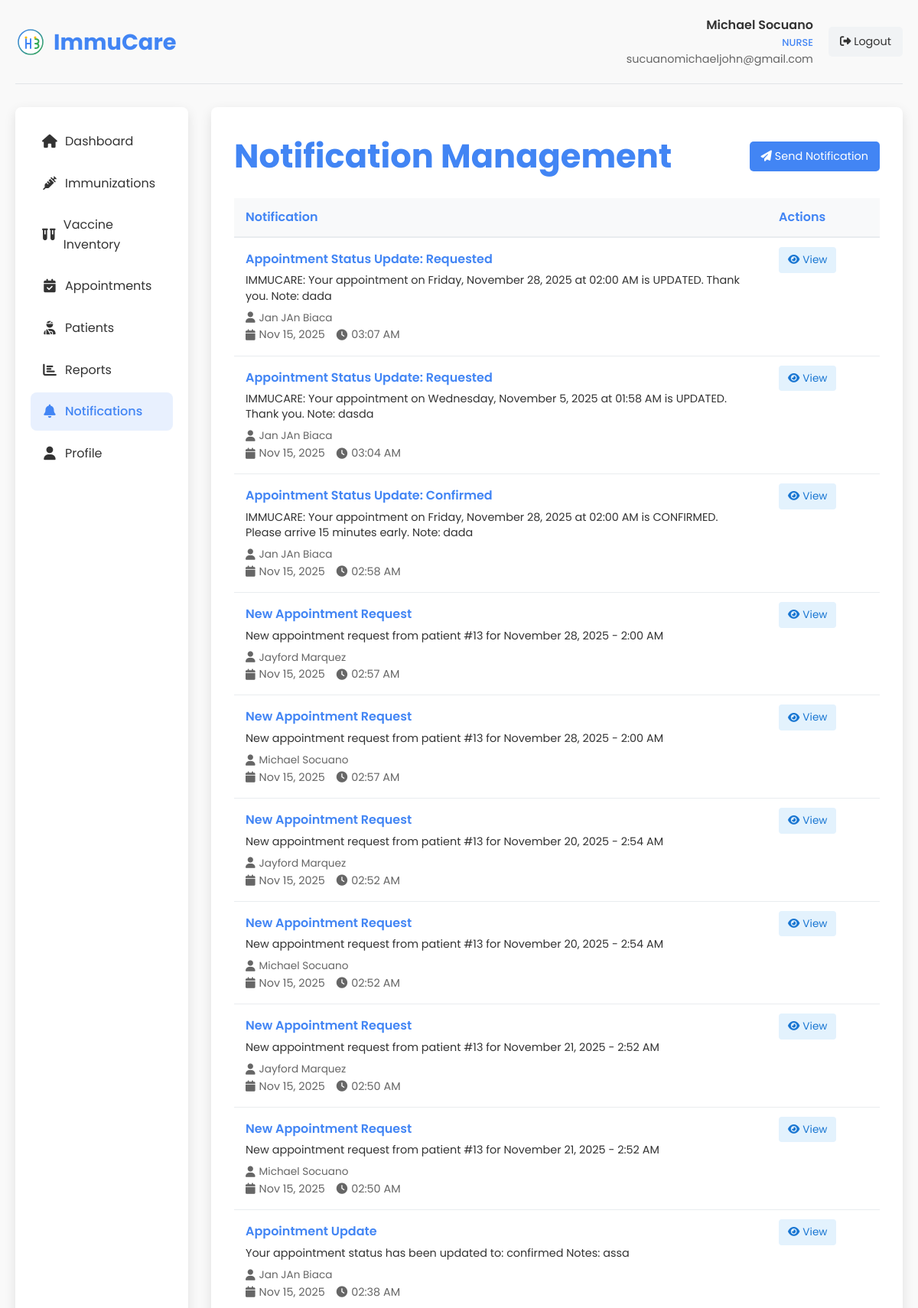
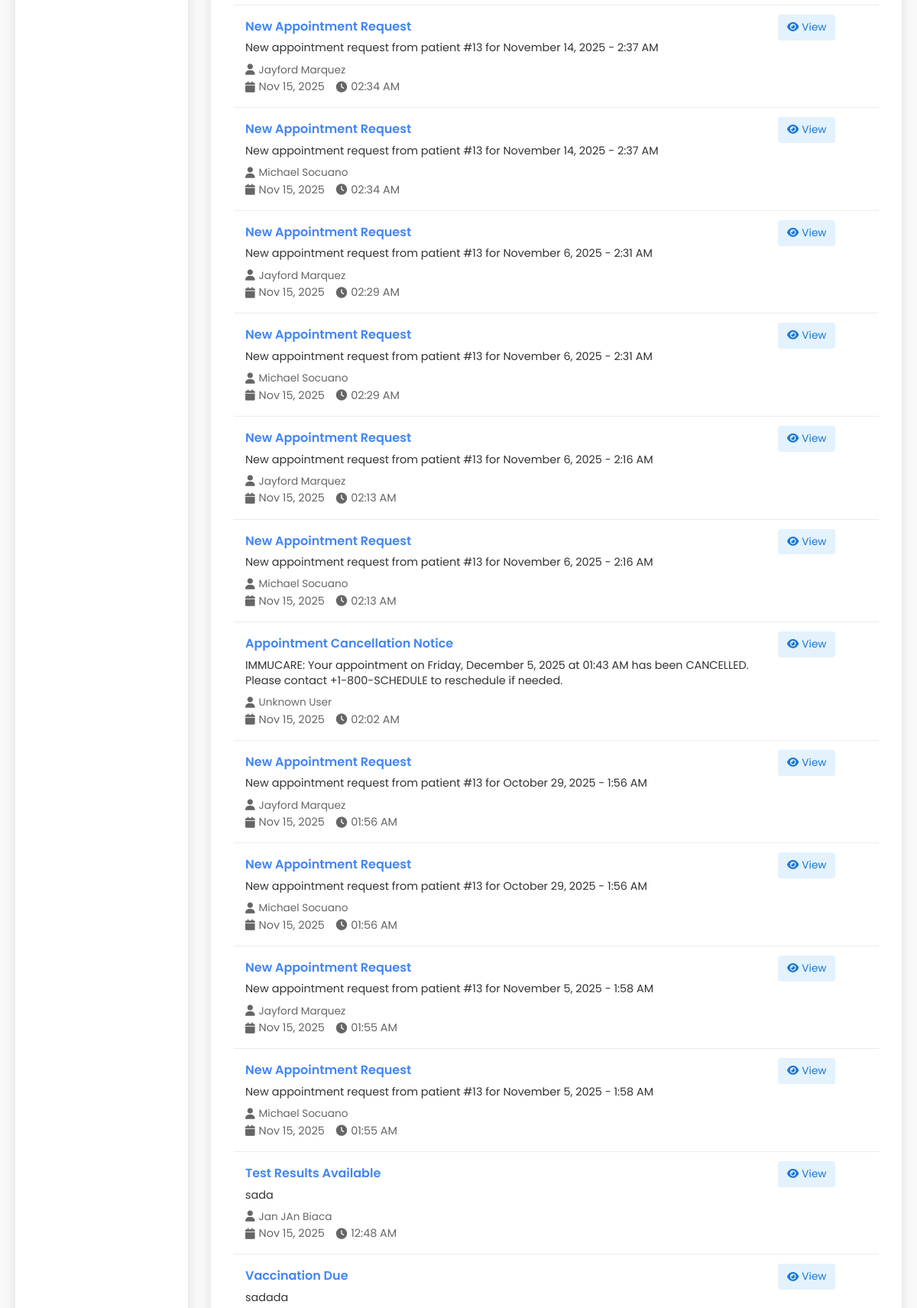
Screenshot of /nurse_notifications.php (signed in, upper part) with the database file from the repository (2 pictures, top to bottom).
### tables this page shows
CREATE TABLE `notifications` (
  `id` int(11) NOT NULL,
  `user_id` int(11) NOT NULL,
  `title` varchar(100) NOT NULL,
  `message` text NOT NULL,
  `type` enum('email','sms','system') NOT NULL,
  `is_read` tinyint(1) DEFAULT 0,
  `sent_at` datetime DEFAULT NULL,
  `created_at` datetime NOT NULL,
  `updated_at` timestamp NOT NULL DEFAULT current_timestamp() ON UPDATE current_timestamp()
);

CREATE TABLE `users` (
  `id` int(11) NOT NULL,
  `role_id` int(11) NOT NULL DEFAULT 4,
  `user_type` enum('admin','midwife','nurse','patient') NOT NULL DEFAULT 'patient',
  `name` varchar(100) NOT NULL,
  `email` varchar(100) NOT NULL,
  `phone` varchar(20) NOT NULL,
  `password` varchar(255) NOT NULL,
  `otp` varchar(6) DEFAULT NULL,
  `otp_expiry` datetime DEFAULT NULL,
  `is_active` tinyint(1) DEFAULT 1,
  `last_login` datetime NOT NULL,
  `created_at` datetime NOT NULL,
  `updated_at` timestamp NOT NULL DEFAULT current_timestamp() ON UPDATE current_timestamp()
);

### nurse_notifications.php (the view, shortened to what the rows shown need)
<?php
$nurse_id = $_SESSION['user_id'];
$grouped_users = [
    'patient' => [],
    'midwife' => [],
    'nurse' => []
];
$conn = new mysqli(DB_HOST, DB_USER, DB_PASS, DB_NAME);
try {
    $users_query = "
        SELECT
            u.id,
            u.name,
            u.user_type,
            CASE
                WHEN u.user_type = 'patient' THEN CONCAT(COALESCE(p.first_name, ''), ' ', COALESCE(p.last_name, ''))
                ELSE u.name
            END as display_name
        FROM users u
        LEFT JOIN patients p ON u.id = p.user_id
        WHERE u.id != ?
        AND u.user_type IN ('patient')
        AND u.is_active = 1
        ORDER BY u.user_type, display_name";
    if ($users_stmt = $conn->prepare($users_query)) {
        $users_stmt->bind_param("i", $nurse_id);
        $users_stmt->execute();
        $users_result = $users_stmt->get_result();
        while ($user = $users_result->fetch_assoc()) {
            if (isset($grouped_users[$user['user_type']])) {
                $grouped_users[$user['user_type']][] = $user;
            }
        }
    } else {
        throw new Exception("Failed to prepare user query: " . $conn->error);
    }
} catch (Exception $e) {
    error_log("Error fetching users: " . $e->getMessage());
    $grouped_users = [
        'patient' => [],
        'midwife' => [],
        'nurse' => []
    ];
}
$action = isset($_GET['action']) ? $_GET['action'] : '';
$notifications_query = "SELECT n.*, u.name as user_name, u.email as user_email
                       FROM notifications n
                       LEFT JOIN users u ON n.user_id = u.id
                       ORDER BY n.created_at DESC
                       LIMIT 50";
$notifications_result = $conn->query($notifications_query);
?>
<!DOCTYPE html>
<html lang="en">
<head>
    <link rel="stylesheet" href="styles.css">
    <link rel="stylesheet" href="https://cdnjs.cloudflare.com/ajax/libs/font-awesome/6.4.0/css/all.min.css">
</head>
<body>
    <div class="dashboard-container">
        <div class="dashboard-header">
            <div class="dashboard-logo">
                <h1>ImmuCare</h1>
            </div>
        </div>
        <div class="dashboard-content">
            <div class="main-content">
                <div class="page-title">
                    <h2><?php echo $action == 'send' ? 'Send Notification' : 'Notification Management'; ?></h2>
                </div>
                <?php if ($action == 'send'): ?>
                    <div class="notification-form">
                        <form method="POST" action="?action=send" class="notification-form">
                            <input type="hidden" name="form_token" value="<?php echo htmlspecialchars($_SESSION['notification_form_token']); ?>">
                            <div class="form-section">
                                <div class="form-section-title">
                                    <i class="fas fa-envelope"></i> Notification Details
                                </div>
                                <div class="form-grid">
                                    <div class="form-group">
                                        <label for="title_type">Notification Type</label>
                                        <select id="title_type" name="title_type" onchange="toggleCustomTitle()" required>
                                            <option value="">-- Select Type --</option>
                                            <option value="Appointment Reminder">Appointment Reminder</option>
                                            <option value="Vaccination Due">Vaccination Due</option>
                                            <option value="Health Check Reminder">Health Check Reminder</option>
                                            <option value="Test Results Available">Test Results Available</option>
                                            <option value="Medication Reminder">Medication Reminder</option>
                                            <option value="Schedule Change">Schedule Change</option>
                                            <option value="custom">Custom Title...</option>
                                        </select>
                                    </div>
                                    <div class="form-group" id="custom_title_group" style="display: none;">
                                        <label for="title">Custom Title</label>
                                        <input type="text" id="title" name="title" placeholder="Enter custom title">
                                    </div>
                                    <div class="form-group">
                                        <label for="notification_type">Delivery Method</label>
                                        <select id="notification_type" name="notification_type" required>
                                            <option value="">-- Select Method --</option>
                                            <option value="email">Email Only</option>
                                            <option value="sms">SMS Only</option>
                                            <option value="email_sms">Email & SMS</option>
                                            <option value="system">System</option>
                                        </select>
                                        <div class="delivery-info" id="delivery_info" style="display: none;">
                                            <div class="info-icon">
                                                <i class="fas fa-info-circle"></i>
                                            </div>
                                            <div class="info-text"></div>
                                        </div>
                                    </div>
                                </div>
                            </div>
                            <div class="form-section">
                                <div class="form-section-title">
                                    <i class="fas fa-users"></i> Recipients
                                </div>
                                <div class="recipients-container">
                                    <div class="recipient-section">
                                        <div class="recipient-section-title">
                                            <i class="fas fa-layer-group"></i> Select Groups
                                        </div>
                                        <div class="group-list">
                                            <?php $count = getGroupCount('patient', $grouped_users); ?>
                                            <?php if ($count > 0): ?>
                                                <div class="group-checkbox">
                                                    <input type="checkbox" name="recipient_groups[]" value="patient" id="group_patient" onchange="toggleGroup('patient')">
                                                    <label for="group_patient">All Patients <span class="recipient-count"><?php echo $count; ?></span></label>
                                                </div>
                                            <?php endif; ?>
                                        </div>
                                    </div>
                                    <div class="recipient-section">
                                        <div class="recipient-section-title">
                                            <i class="fas fa-user"></i> Select Individual Recipients
                                        </div>
                                        <div class="individual-list">
                                            <?php if (!empty($grouped_users['patient'])): ?>
                                                <div class="recipient-group">
                                                    <h5>
                                                        <span>Patients</span>
                                                        <span class="recipient-count"><?php echo count($grouped_users['patient']); ?></span>
                                                    </h5>
                                                    <div class="recipient-list" id="patient-list">
                                                        <?php foreach ($grouped_users['patient'] as $user): ?>
                                                            <div class="recipient-checkbox" data-name="<?php echo strtolower($user['display_name']); ?>">
                                                                <label>
                                                                    <input type="checkbox" name="recipients[]" value="<?php echo $user['id']; ?>" class="patient-checkbox">
                                                                    <?php echo htmlspecialchars($user['display_name']); ?>
                                                                </label>
                                                            </div>
                                                        <?php endforeach; ?>
                                                    </div>
                                                </div>
                                            <?php endif; ?>
                                        </div>
                                    </div>
                                </div>
                            </div>
                            <div class="form-section">
                                <div class="form-section-title">
                                    <i class="fas fa-comment-alt"></i> Message
                                </div>
                                <div class="form-group">
                                    <textarea id="message" name="message" placeholder="Enter your message here..." required></textarea>
                                </div>
                            </div>
                            <div class="form-buttons">
                                <a href="nurse_notifications.php" class="btn-cancel">Cancel</a>
                                <button type="submit" name="send_notification" class="btn-submit">
                                    <i class="fas fa-paper-plane"></i> Send Notification
                                </button>
                            </div>
                        </form>
                    </div>
                <?php else: ?>
                    <div class="notifications-list">
                        <table class="notifications-table">
                            <thead>
                                <tr>
                                    <th>Notification</th>
                                    <th>Actions</th>
                                </tr>
                            </thead>
                            <tbody>
                                <?php if ($notifications_result->num_rows > 0): ?>
                                    <?php while ($notification = $notifications_result->fetch_assoc()): ?>
                                        <tr>
                                            <td class="notification-content-cell">
                                                <div class="notification-title">
                                                    <?php echo htmlspecialchars($notification['title']); ?>
                                                </div>
                                                <div class="notification-message">
                                                    <?php echo htmlspecialchars($notification['message']); ?>
                                                </div>
                                                <div class="notification-recipient">
                                                    <i class="fas fa-user"></i>
                                                    <?php echo htmlspecialchars($notification['user_name'] ?? 'Unknown User'); ?>
                                                </div>
                                                <div class="notification-meta">
                                                    <span class="meta-item">
                                                        <i class="fas fa-calendar"></i>
                                                        <?php echo date('M d, Y', strtotime($notification['created_at'])); ?>
                                                    </span>
                                                    <span class="meta-item">
                                                        <i class="fas fa-clock"></i>
                                                        <?php echo date('h:i A', strtotime($notification['created_at'])); ?>
                                                    </span>
                                                </div>
                                            </td>
                                            <td>
                                                <div class="action-buttons">
                                                    <a href="#" onclick="viewNotification('<?php echo htmlspecialchars(addslashes($notification['title'])); ?>', '<?php echo htmlspecialchars(addslashes($notification['message'])); ?>'); return false;" class="action-btn btn-view">
                                                        <i class="fas fa-eye"></i> View
                                                    </a>
                                                </div>
                                            </td>
                                        </tr>
                                    <?php endwhile; ?>
                                <?php else: ?>
                                    <tr>
                                        <td colspan="3" style="text-align: center; padding: 30px;">No notifications found.</td>
                                    </tr>
                                <?php endif; ?>
                            </tbody>
                        </table>
                    </div>
                <?php endif; ?>
            </div>
        </div>
    </div>
</body>
</html>

### rows the page displays
notifications: title "Appointment Status Update: Requested", message "IMMUCARE: Your appointment on Friday, November 28, 2025 at 02:00 AM is UPDATED. Thank you. Note: dada", user.name "Jan JAn Biaca", created_at "Nov 15, 2025", created_at "03:07 AM"
notifications: title "Appointment Status Update: Requested", message "IMMUCARE: Your appointment on Wednesday, November 5, 2025 at 01:58 AM is UPDATED. Thank you. Note: dasda", user.name "Jan JAn Biaca", created_at "Nov 15, 2025", created_at "03:04 AM"
notifications: title "Appointment Status Update: Confirmed", message "IMMUCARE: Your appointment on Friday, November 28, 2025 at 02:00 AM is CONFIRMED. Please arrive 15 minutes early. Note: dada", user.name "Jan JAn Biaca", created_at "Nov 15, 2025", created_at "02:58 AM"
notifications: title "New Appointment Request", message "New appointment request from patient #13 for November 28, 2025 - 2:00 AM", user.name "Jayford Marquez", created_at "Nov 15, 2025", created_at "02:57 AM"
notifications: title "New Appointment Request", message "New appointment request from patient #13 for November 28, 2025 - 2:00 AM", user.name "Michael Socuano", created_at "Nov 15, 2025", created_at "02:57 AM"
notifications: title "New Appointment Request", message "New appointment request from patient #13 for November 20, 2025 - 2:54 AM", user.name "Jayford Marquez", created_at "Nov 15, 2025", created_at "02:52 AM"
notifications: title "New Appointment Request", message "New appointment request from patient #13 for November 20, 2025 - 2:54 AM", user.name "Michael Socuano", created_at "Nov 15, 2025", created_at "02:52 AM"
notifications: title "New Appointment Request", message "New appointment request from patient #13 for November 21, 2025 - 2:52 AM", user.name "Jayford Marquez", created_at "Nov 15, 2025", created_at "02:50 AM"
notifications: title "New Appointment Request", message "New appointment request from patient #13 for November 21, 2025 - 2:52 AM", user.name "Michael Socuano", created_at "Nov 15, 2025", created_at "02:50 AM"
notifications: title "Appointment Update", message "Your appointment status has been updated to: confirmed Notes: assa", user.name "Jan JAn Biaca", created_at "Nov 15, 2025", created_at "02:38 AM"
notifications: title "New Appointment Request", message "New appointment request from patient #13 for November 14, 2025 - 2:37 AM", user.name "Jayford Marquez", created_at "Nov 15, 2025", created_at "02:34 AM"
notifications: title "New Appointment Request", message "New appointment request from patient #13 for November 14, 2025 - 2:37 AM", user.name "Michael Socuano", created_at "Nov 15, 2025", created_at "02:34 AM"
notifications: title "New Appointment Request", message "New appointment request from patient #13 for November 6, 2025 - 2:31 AM", user.name "Jayford Marquez", created_at "Nov 15, 2025", created_at "02:29 AM"
notifications: title "New Appointment Request", message "New appointment request from patient #13 for November 6, 2025 - 2:31 AM", user.name "Michael Socuano", created_at "Nov 15, 2025", created_at "02:29 AM"
notifications: title "New Appointment Request", message "New appointment request from patient #13 for November 6, 2025 - 2:16 AM", user.name "Jayford Marquez", created_at "Nov 15, 2025", created_at "02:13 AM"
notifications: title "New Appointment Request", message "New appointment request from patient #13 for November 6, 2025 - 2:16 AM", user.name "Michael Socuano", created_at "Nov 15, 2025", created_at "02:13 AM"
notifications: title "Appointment Cancellation Notice", message "IMMUCARE: Your appointment on Friday, December 5, 2025 at 01:43 AM has been CANCELLED. Please contact +1-800-SCHEDULE to reschedule if needed.", user_name "Unknown User", created_at "Nov 15, 2025", created_at "02:02 AM"
notifications: title "New Appointment Request", message "New appointment request from patient #13 for October 29, 2025 - 1:56 AM", user.name "Jayford Marquez", created_at "Nov 15, 2025", created_at "01:56 AM"
notifications: title "New Appointment Request", message "New appointment request from patient #13 for October 29, 2025 - 1:56 AM", user.name "Michael Socuano", created_at "Nov 15, 2025", created_at "01:56 AM"
notifications: title "New Appointment Request", message "New appointment request from patient #13 for November 5, 2025 - 1:58 AM", user.name "Jayford Marquez", created_at "Nov 15, 2025", created_at "01:55 AM"
notifications: title "New Appointment Request", message "New appointment request from patient #13 for November 5, 2025 - 1:58 AM", user.name "Michael Socuano", created_at "Nov 15, 2025", created_at "01:55 AM"
notifications: title "Test Results Available", message "sada", user.name "Jan JAn Biaca", created_at "Nov 15, 2025", created_at "12:48 AM"
notifications: title "Vaccination Due", message "sadada"

### other values shown
$nurse_name "Michael Socuano"
$nurse_email "sucuanomichaeljohn@gmail.com"
